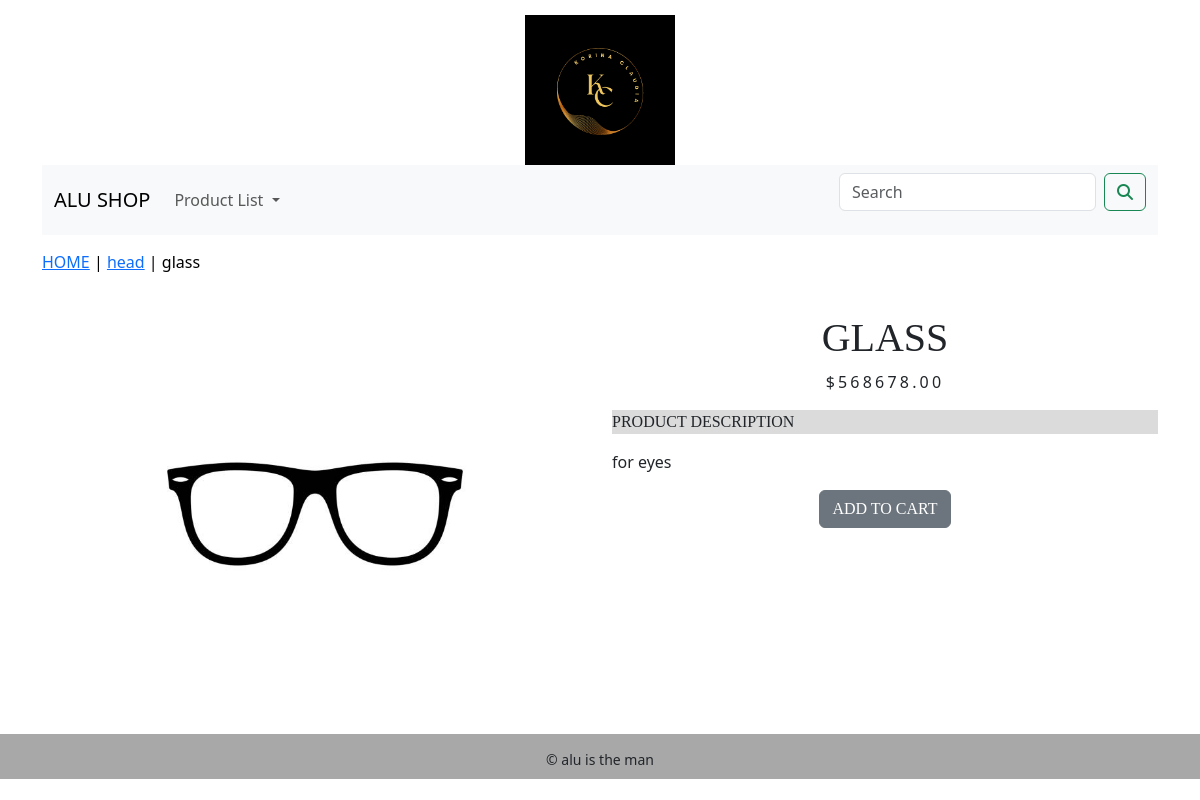
Page /shopapp/head/glass/ on the committed database.
### shopapp/models.py (models this page shows, shortened)
class Product(models.Model):
    objects = None
    name=models.CharField(max_length=250,unique=True)
    slug=models.SlugField(max_length=250,unique=True)
    desc=models.TextField(blank=True)
    price=models.DecimalField(max_digits=10,decimal_places=2)
    category=models.ForeignKey(category,on_delete=models.CASCADE)
    img = models.ImageField(upload_to='product', blank=True)
    stock=models.IntegerField()
    available=models.BooleanField(default=True)
    mfd=models.DateTimeField(auto_now_add=True)
    update=models.DateTimeField(auto_now=True)
    class Meta:
        ordering=('name',)
        verbose_name='product'
        verbose_name_plural='products'

class category(models.Model):
    name=models.CharField(max_length=250,unique=True)
    desc=models.TextField(blank=True)
    img=models.ImageField(upload_to='catagory',blank=True)
    slug=models.SlugField(max_length=250,unique=True)
    class Meta:
        ordering=('name',)
        verbose_name='category'
        verbose_name_plural='categories'
    def __str__(self):
        return self.name
    def get_url(self):
        return reverse('shopapp:products_by_category',args=[self.slug])

### shopapp/views.py (the view)
# urls.py: path('<slug:c_slug>/<slug:product_slug>/',views.prodetail,name='productcategory')
def prodetail(request,c_slug,product_slug):
    try:
        product = Product.objects.get(category__slug=c_slug,slug=product_slug)
    except Exception as e:
        raise e
    return render(request,'product.html',{'Product':product })

### cartapp/context.py (called while the page is built)
def counter(request):
    item_count=0
    if 'admin' in request.path:
        return {}
    else:
        try:
            cart=Cart.objects.filter(cart_id=_cart_id(request))
            cart_items=Cartitem.objects.all().filter(cart=cart[:1])
            for cart_item in cart_items:
                item_count += cart_item.quantity
        except Cart.DoesNotExist:
            item_count=0
    return dict(item_count=item_count)

### cartapp/views.py (called while the page is built)
def _cart_id(request):
    cart=request.session.session_key
    if not cart:
        cart=request.session.create()
    return cart

### shopapp/context_processors.py (called while the page is built)
def menu_links(request):
    links=category.objects.all()
    return dict(links=links)

### templates/product.html (shortened to what this page needs)
{% extends 'base.html' %}
{% load static %}
{% block content %}
<div class="row my_prod_row_class">
    <div class="mx-auto">
        <p> <a href="{% url 'shopapp:allprodcat' %}" >HOME</a> | <a href="{{Product.category.get_url}}">{{Product.category}}</a> | {{Product.name}}</p>
    </div>
<div class="container">
<br>
<div class="row">
    <div class="col-12 col-sm-12 col-md-12 col-lg-6 text-center">
        <div style="min-width:18rem">
            <img  class="myimg2" src="{{Product.img.url}}" alt="{{Product.name}}">
        </div>
    </div>
        <div class="co l-12 col-sm-12 col-md-12 col-lg-6">
            <div>
            <h1 class="pname">{{Product.name}}</h1>
            <p class="my-title">${{Product.price}}</p>
           <p class="pdsc">Product Description</p>
            <p class="desc">{{Product.desc}}</p>
            {% if Prodcut.stock <= 0  %}
            <p><b>Out of Stock</b></p>
            {% else %}
            <div class="pname">
            <a class="btn btn-secondary" href="{% url 'cartapp:add_cart' Product.id %}">ADD to Cart</a>
            </div>
            {% endif %}
            </div>
        </div>
</div>
</div>
</div>
{% endblock %}

### static/css/custom.css (style rules this page uses)
body { font-family: 'Anton', sans-serif; }
.myimg2 { width:400px; height:auto; }
.my-title { font-size:16px; text-align:center; text-transform:uppercase; letter-spacing:.2em; }
.pname { font-family:Trebuchet MS; text-transform:uppercase; text-align:center; }
.pdsc { font-family:Trebuchet MS; background-color:#dbdbdb; text-transform:uppercase; }
.my_prod_row_class { padding-top:15px; padding-bottom:20px; }
.my_prod_row_class .mx-auto { color:#000; font-size:12px text-decoration:none; }
.text-center { text-align:center; }

### rows in the picture
Product: category "head", name "glass", img (picture), name "GLASS", price "568678.00", desc "for eyes"
